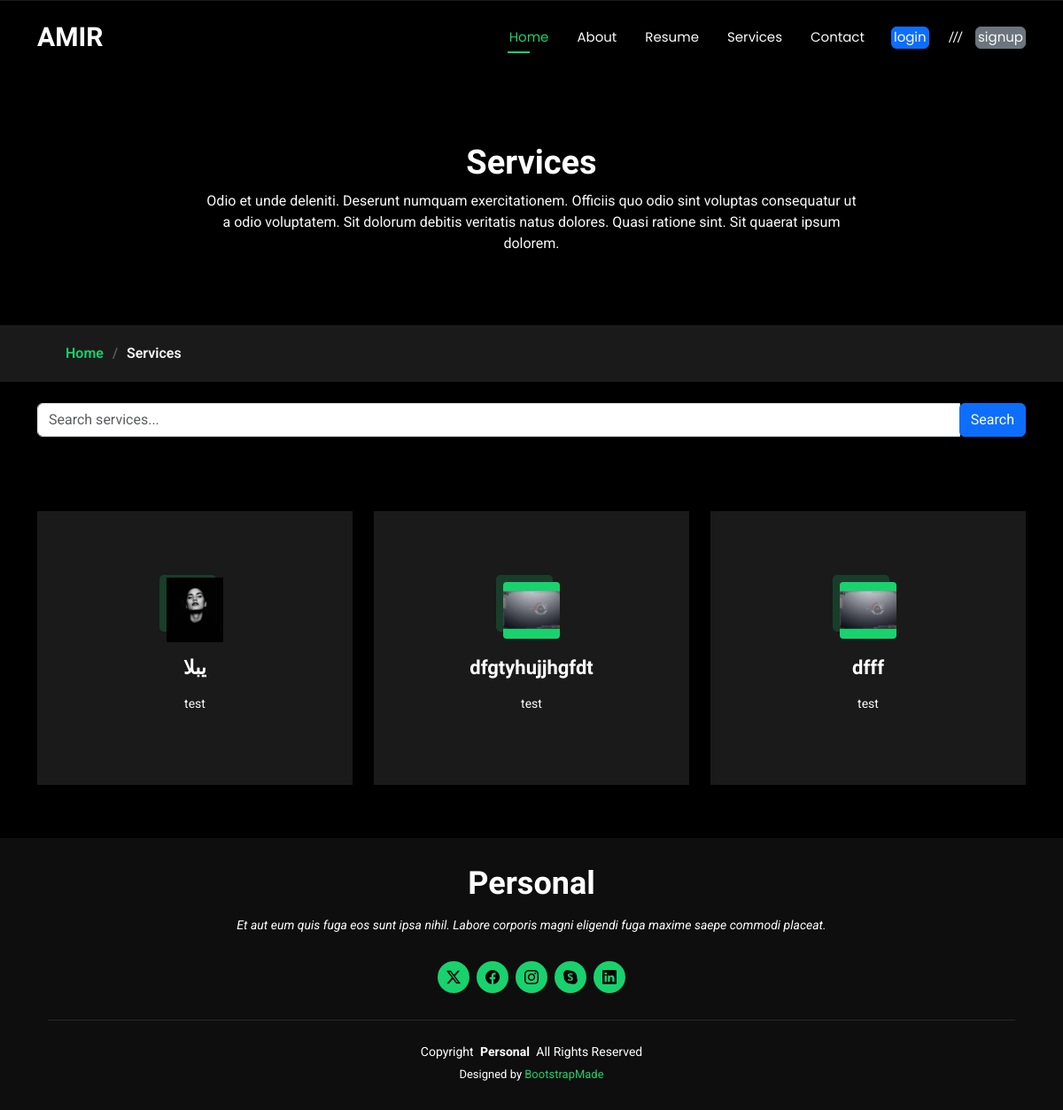
/services/, run on an earlier commit of the app's database.
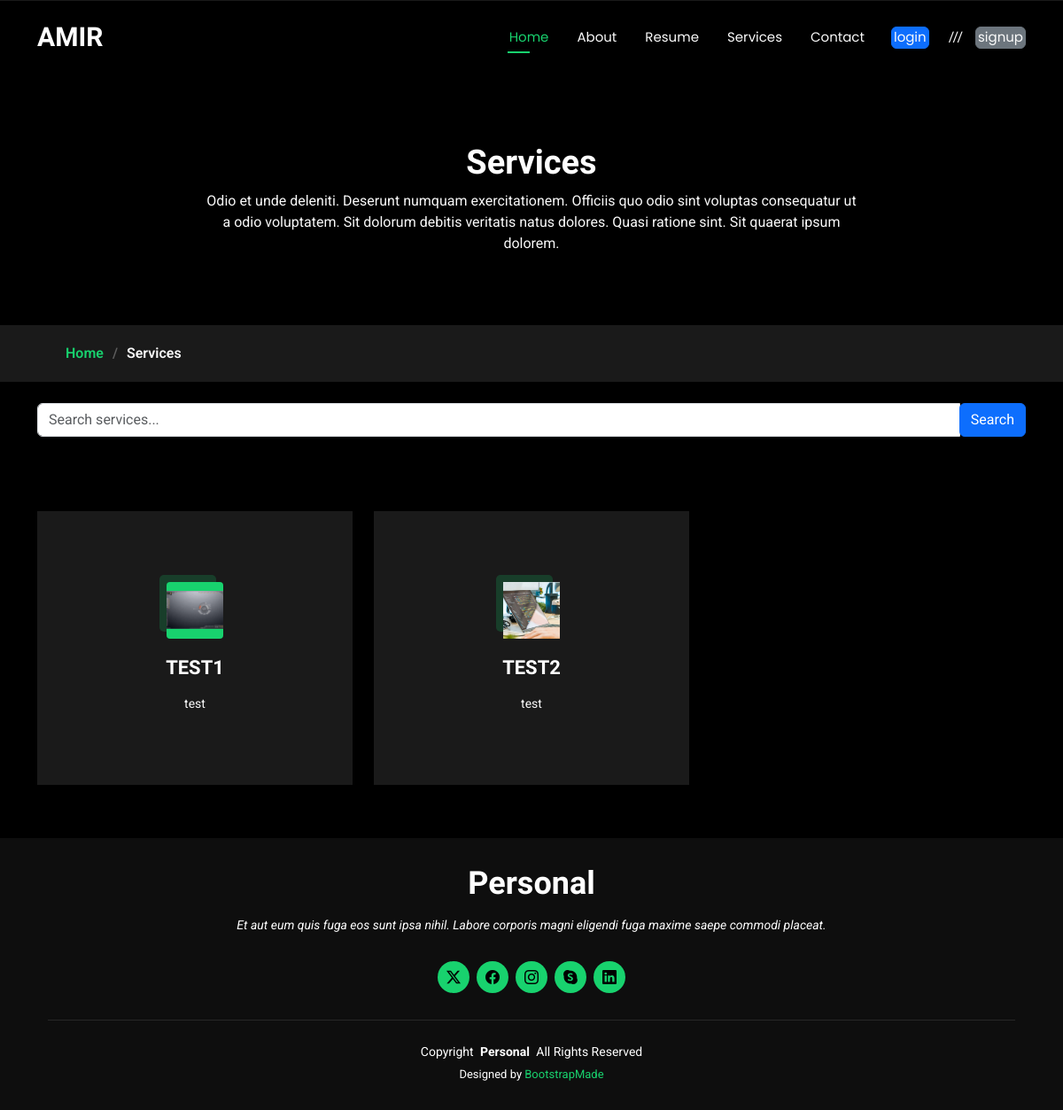
And on a later commit of the database.
### root/models.py (models this page shows, shortened)
class Service(models.Model):
    name = models.CharField(max_length=100)
    scheduled = models.DateTimeField(default=timezone.now)
    content = models.TextField(default="test")
    name_servise = models.CharField(max_length=100, default="Default Service ")
    about_content = models.TextField(default="test")
    image = models.ImageField(upload_to='services', default='services/default.jpg')
    Edelectus_content_name = models.TextField(default="test")
    Edelectus_content_Description = models.TextField(default="test")
    Temporibus_content_name = models.TextField(default="test")
    Temporibus_content_Description = models.TextField(default="test")
    Feature_content = models.TextField(default="test")
    Description_content_name = models.TextField(default="test")
    Description_content_Description = models.TextField(default="test")
    status = models.BooleanField(default=False)
    created_at = models.DateTimeField(auto_now_add=True)
    updated_at = models.DateTimeField(auto_now=True)
    class Meta:
        ordering = ('created_at',)

### root/views.py (the view)
# urls.py: path('services/', services, name='services'),
def services(request):
    query = request.GET.get('q')
    services = Service.objects.filter(name__icontains=query) if query else Service.objects.all()
    return render(request, 'root/services.html', {'services': services})

### templates/root/services.html (shortened to what the changed rows need)
{% load static %}
<!DOCTYPE html>
<html lang="en">
<head>
  <link href="{% static 'assets/vendor/bootstrap/css/bootstrap.min.css' %}" rel="stylesheet">
  <link href="{% static 'assets/vendor/bootstrap-icons/bootstrap-icons.css' %}" rel="stylesheet">
  <link href="{% static 'assets/vendor/aos/aos.css' %}" rel="stylesheet">
  <link href="{% static 'assets/vendor/swiper/swiper-bundle.min.css' %}" rel="stylesheet">
  <link href="{% static 'assets/vendor/glightbox/css/glightbox.min.css' %}" rel="stylesheet">
  <link href="{% static 'assets/css/main.css' %}" rel="stylesheet">
</head>
<body class="index-page">
  <header id="header" class="header d-flex align-items-center fixed-top">
    <div class="container-fluid container-xl position-relative d-flex align-items-center justify-content-between">
      <a href="{% url 'root:home' %}" class="logo d-flex align-items-center">
        <h1 class="sitename">AMIR</h1>
      </a>
    </div>
  </header>
  <main class="main">
    <div class="page-title" data-aos="fade">
      <div class="heading">
        <div class="container">
          <div class="row d-flex justify-content-center text-center">
            <div class="col-lg-8">
              <h1>Services</h1>
            </div>
          </div>
        </div>
      </div>
    </div>
    <section id="services" class="services section">
      <div class="container">
        <div class="row gy-4">
          {% if services %}
            {% for service in services %}
              <div class="col-lg-4 col-md-6" data-aos="fade-up" data-aos-delay="100">
                <div class="service-item position-relative">
                  <div class="icon">
                    {% if service.image %}
                      <img src="{{ service.image.url }}" alt="{{ service.name }}" class="img-fluid">
                    {% else %}
                      <i class="bi bi-activity"></i>
                    {% endif %}
                  </div>
                  <a href="javascript:void(0);" onclick="showServiceDetails(
                    '{{ service.name }}',
                    '{{ service.content }}',
                    '{{ service.image.url }}',
                    '{{ service.about_content }}',
                    '{{ service.Edelectus_content_name }}',
                    '{{ service.Edelectus_content_Description }}',
                    '{{ service.Temporibus_content_name }}',
                    '{{ service.Temporibus_content_Description }}',
                    '{{ service.Feature_content }}',
                    '{{ service.Description_content_name }}',
                    '{{ service.Description_content_Description }}'
                  )" class="stretched-link">
                    <h3>{{ service.name }}</h3>
                  </a>
                  <p>{{ service.content|truncatewords:20 }}</p>
                </div>
              </div>
            {% endfor %}
          {% else %}
            <div class="col-12">
              <p class="text-center">No services found.</p>
            </div>
          {% endif %}
        </div>
      </div>
    </section>
  </main>
</body>
</html>

What changed in the data, as far as the page shows it:
removed Service: image (picture), name "یبلا", content "test"
removed Service: image (placeholder picture), name "dfgtyhujjhgfdt", content "test"
removed Service: image (placeholder picture), name "dfff", content "test"
added Service: image (placeholder picture), name "TEST1", content "test"
added Service: image (picture), name "TEST2", content "test"
